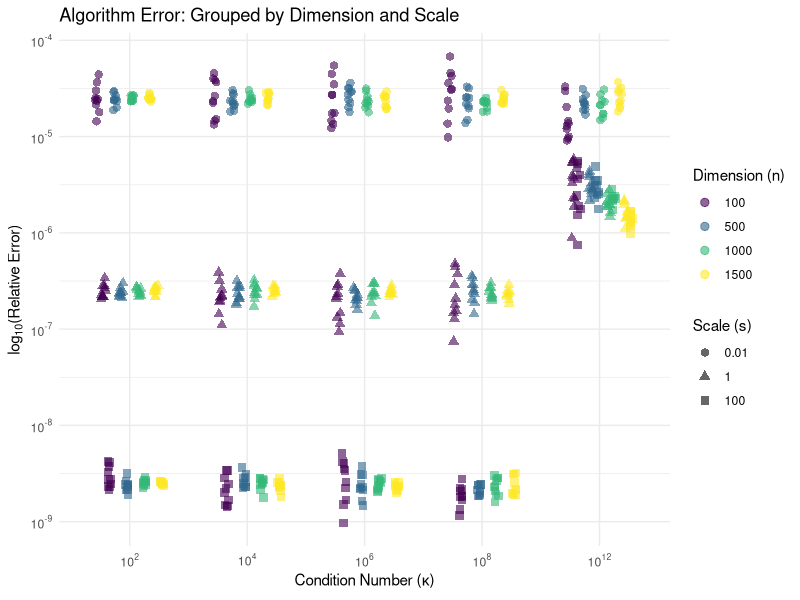
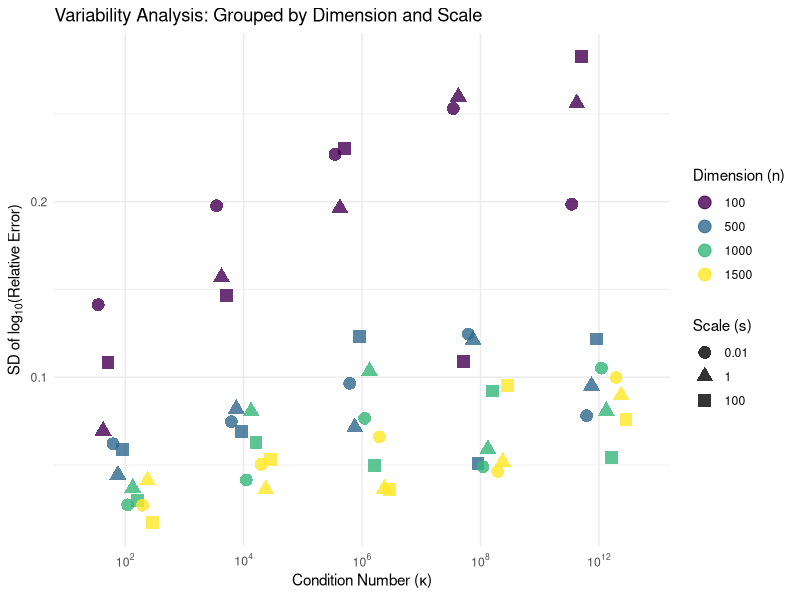
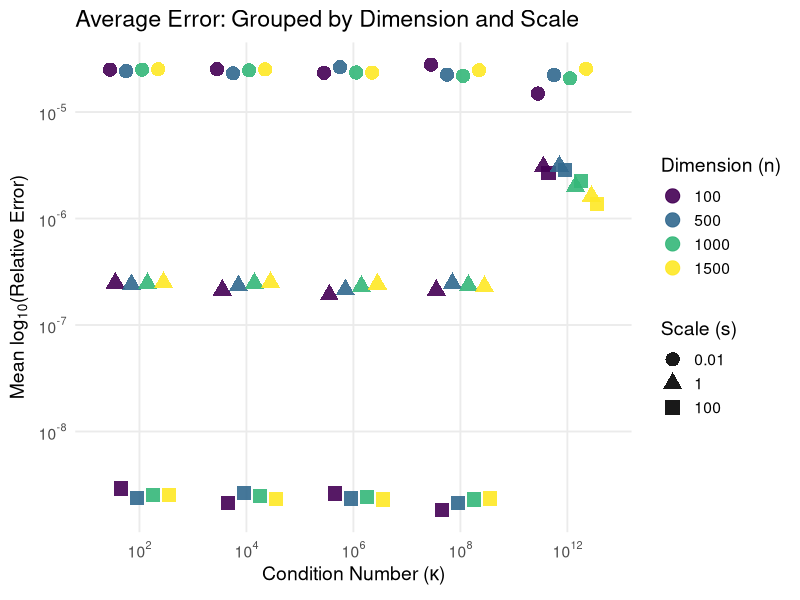
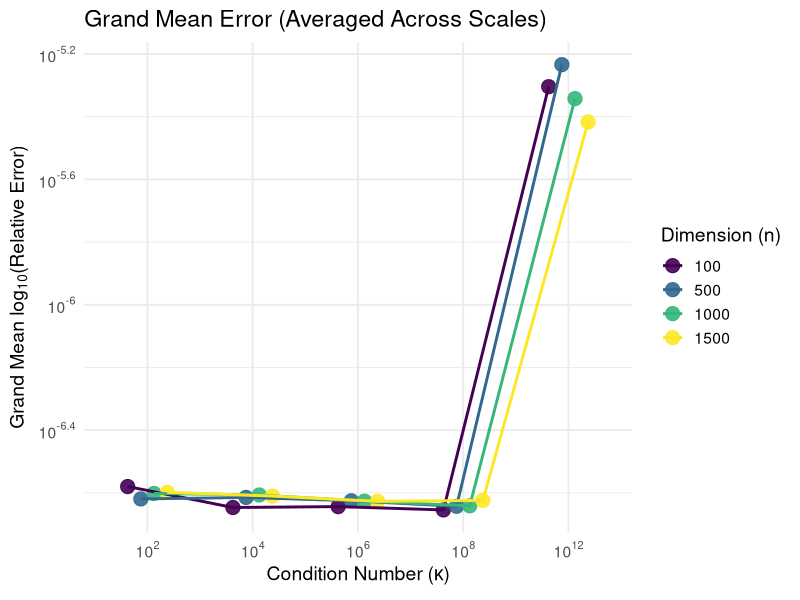
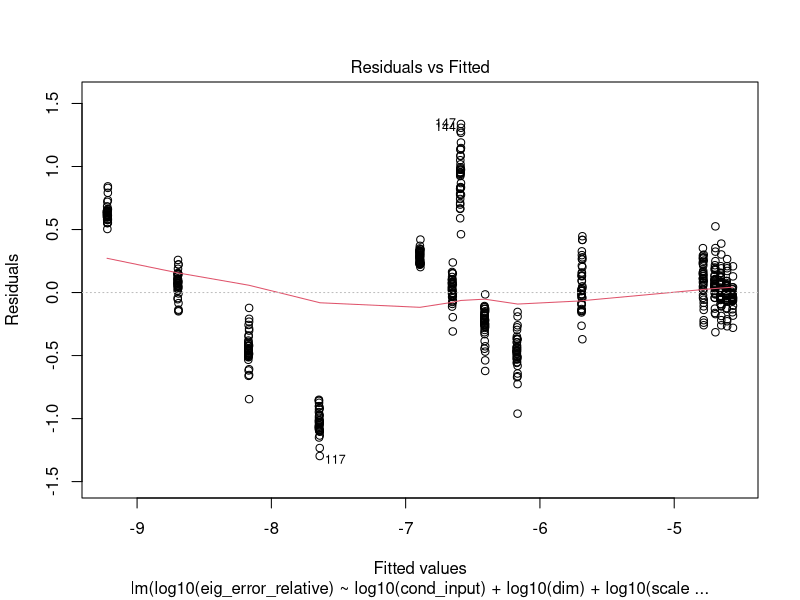
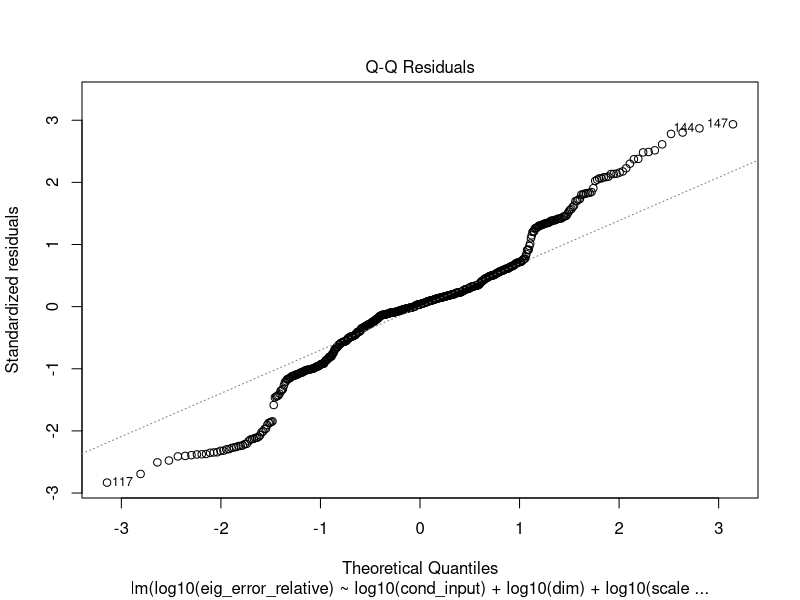
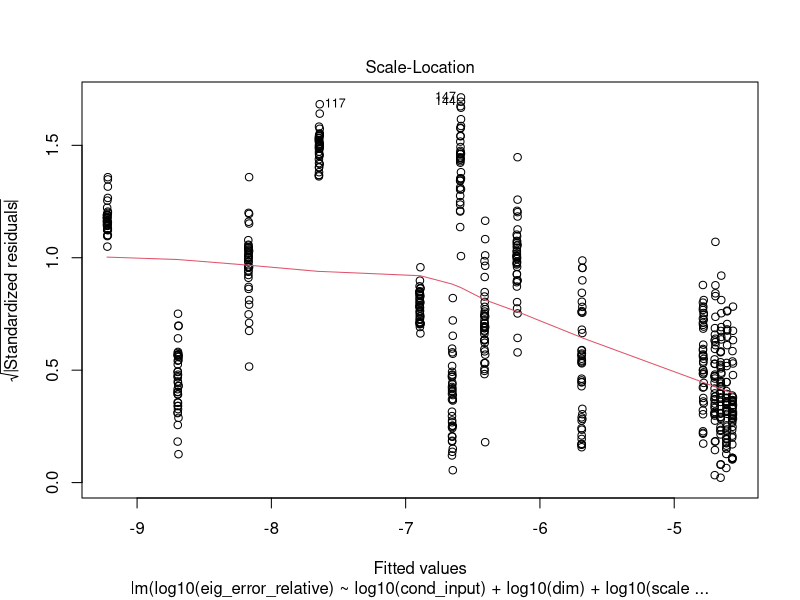
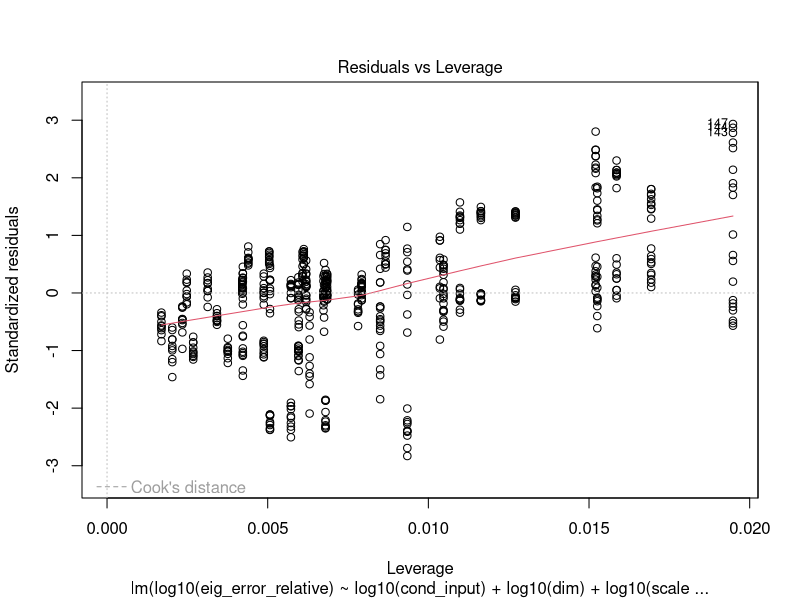

These figures' R source, in order:
library(tidyverse)
library(scales)
library(emmeans)

# Load and prep the data
df <- read_csv("matrix_dataset.csv", show_col_types = FALSE) %>%
  # Filter out any infinite or NA values in our target columns
  filter(is.finite(eig_error_relative), is.finite(cond_input)) %>%
  rename(dim = size) %>%
  mutate(
    # ggplot treats them as discrete categories
    dim_fct = as.factor(dim),
    scale_fct = as.factor(scale),
    scale_label = paste0("Scale (s) = ", scale)
  )

####### Main error plot
p2 <- ggplot(df, aes(x = as.factor(log10(cond_input)), 
                     y = log10(eig_error_relative), 
                     color = dim_fct, shape = scale_fct)) +
  # position_jitterdodge adds randomness inside the dodged columns!
  geom_point(position = position_jitterdodge(jitter.width = 0.15, 
                                             dodge.width = 0.6), 
             size = 2.5, alpha = 0.6) +
  scale_color_viridis_d(option = "viridis") +
  # Format axes to 10^x
  scale_x_discrete(labels = function(x) parse(text=paste0("10^", x))) +
  scale_y_continuous(labels = math_format(10^.x)) +
  labs(
    title = "Algorithm Error: Grouped by Dimension and Scale",
    x = expression("Condition Number (" * kappa * ")"),
    y = expression(log[10] * "(Relative Error)"),
    color = "Dimension (n)", 
    shape = "Scale (s)"
  ) +
  theme_minimal() +
  theme(legend.position = "right")

ggsave("R_error_main_plot.png", plot = p2, width = 10, height = 6, dpi = 300,
       bg = "white")
print(p2)

###### Variability Analysis
# Calculate the standard deviation for each group
df_std <- df %>%
  group_by(cond_input, dim, scale, dim_fct, scale_fct) %>%
  summarise(std_log_error = sd(log10(eig_error_relative)), .groups = 'drop')

p1 <- ggplot(df_std, aes(x = as.factor(log10(cond_input)), y = std_log_error, 
                         color = dim_fct, shape = scale_fct)) +
  # position_dodge neatly separates the shapes side-by-side
  geom_point(position = position_dodge(width = 0.5), size = 4, alpha = 0.8) +
  scale_color_viridis_d(option = "viridis") + 
  # Format the X-axis to show 10^x
  scale_x_discrete(labels = function(x) parse(text=paste0("10^", x))) +
  scale_y_continuous() +
  labs(
    title = "Variability Analysis: Grouped by Dimension and Scale",
    x = expression("Condition Number (" * kappa * ")"),
    y = expression("SD of " * log[10] * "(Relative Error)"),
    color = "Dimension (n)", 
    shape = "Scale (s)"
  ) +
  theme_minimal() +
  theme(legend.position = "right")

ggsave("R_error_std_plot.png", plot = p1, width = 10, height = 6, dpi = 300,
       bg = "white")
print(p1)

# Calculate the standard deviation for each group
df_mean <- df %>%
  group_by(cond_input, dim, scale, dim_fct, scale_fct) %>%
  summarise(mean_log_error = mean(log10(eig_error_relative)), .groups = 'drop')

p_mean <- ggplot(df_mean, aes(x = as.factor(log10(cond_input)), 
                              y = mean_log_error, 
                              color = dim_fct, shape = scale_fct)) +
  # Add the points on top, dodged to align perfectly
  geom_point(position = position_dodge(width = 0.6), size = 4.5, alpha = 0.9) +
  # Enforce the Viridis color scheme
  scale_color_viridis_d(option = "viridis") + 
  # Format the X-axis to show 10^x
  scale_x_discrete(labels = function(x) parse(text=paste0("10^", x))) +
  scale_y_continuous(labels = math_format(10^.x)) +
  labs(
    title = "Average Error: Grouped by Dimension and Scale",
    x = expression("Condition Number (" * kappa * ")"),
    y = expression("Mean " * log[10] * "(Relative Error)"),
    color = "Dimension (n)", 
    shape = "Scale (s)"
  ) +
  theme_minimal(base_size = 14) +
  theme(legend.position = "right",
        panel.grid.minor = element_blank())

ggsave("R_error_mean_plot.png", plot = p_mean, width = 10, height = 6, 
       dpi = 300, bg = "white")
print(p_mean)

# Calculate the Grand Mean and show why it wouldn't be a good choice to do.
# We group by condition number and dimension, completely ignoring the scales.
df_grand_mean <- df_mean %>%
  group_by(cond_input, dim_fct) %>%
  summarise(grand_mean_error = mean(mean_log_error), .groups = 'drop')

p_grand <- ggplot(df_grand_mean, aes(x = as.factor(log10(cond_input)), 
                                     y = grand_mean_error, 
                                     color = dim_fct)) +

  geom_point(position = position_dodge(width = 0.5), size = 4.5, alpha = 0.9) +
  geom_line(aes(group = dim_fct), position = position_dodge(width = 0.5), 
            linewidth = 1) +
  scale_color_viridis_d(option = "viridis") + 
  scale_x_discrete(labels = function(x) parse(text=paste0("10^", x))) +
  scale_y_continuous(labels = math_format(10^.x)) +
  labs(
    title = "Grand Mean Error (Averaged Across Scales)",
    x = expression("Condition Number (" * kappa * ")"),
    y = expression("Grand Mean " * log[10] * "(Relative Error)"),
    color = "Dimension (n)"
  ) +
  theme_minimal(base_size = 14) +
  theme(legend.position = "right")

ggsave("R_flawed_grand_mean_plot.png", plot = p_grand, width = 10, height = 6, 
       dpi = 300, bg = "white")
print(p_grand)

#Fitting ANOVA model for average error
continuous_model <- lm(log10(eig_error_relative) ~ log10(cond_input) 
                       * log10(dim)
                       * log10(scale), data = df)
# upper and lower tell the stepwise specific models list. 
print("=== Running Stepwise Selection: Mean Error Model ===")
final_model <- step(continuous_model, 
                    scope = list(
                      lower = "~ log10(cond_input) + log10(dim) + log10(scale)",
                      upper = "~ log10(cond_input) * log10(dim) * log10(scale)"
                    ) )

print("=== Final Optimized Model ===")
summary(final_model)

#check residuals
plot(final_model)

#Fit the final model to the plot of relative error
pred_grid_cont <- expand.grid(
  cond_input = unique(df$cond_input),
  dim = unique(df$dim),
  scale = unique(df$scale)
) %>%
  mutate(
    dim_fct = as.factor(dim),
    scale_fct = as.factor(scale)
  )

pred_grid_cont$predicted_mean <- predict(final_model, newdata = pred_grid_cont)

p_mean_fit <- ggplot() +
  
  geom_point(data = df, 
             aes(x = as.factor(log10(cond_input)), 
                 y = log10(eig_error_relative), 
                 color = as.factor(dim), shape = as.factor(scale)), 
             position = position_jitterdodge(jitter.width = 0.15, 
                                             dodge.width = 0.6), 
             size = 2.5, alpha = 0.5) +
  
  geom_line(data = pred_grid_cont, 
            aes(x = as.factor(log10(cond_input)), y = predicted_mean, 
                group = interaction(dim_fct, scale_fct), 
                color = dim_fct,
                linetype = scale_fct), 
            linewidth = 1.2) +
  
  scale_color_viridis_d(option = "viridis") + 
  scale_x_discrete(labels = function(x) parse(text=paste0("10^", x))) +
  scale_y_continuous(labels = math_format(10^.x)) +
  labs(
    title = "Continuous Linear Model: Mean Relative Error",
    x = expression("Condition Number (" * kappa * ")"),
    y = expression(log[10] * "(Relative Error)"),
    color = "Dimension (n)", 
    shape = "Scale (s)",      
    linetype = "Scale (s)"
  ) +
  theme_minimal(base_size = 14) +
  theme(legend.position = "right")

ggsave("R_continuous_model_fit.png", plot = p_mean_fit, width = 10, height = 6, 
       dpi = 300, bg = "white")
print(p_mean_fit)

# Stepwise Selection for Variability Analysis
full_std_model <- lm(std_log_error ~ log10(cond_input) * log10(dim) 
                     * log10(scale), data = df_std)

print("=== Running Stepwise Selection: Variability Model ===")
best_std_model <- step(full_std_model, 
                       scope = list(
                         lower = "~ log10(cond_input) + log10(dim) + log10(scale)",
                         upper = "~ log10(cond_input) * log10(dim) * log10(scale)"
                       ))

print("=== Final Optimized Variability Model ===")
summary(best_std_model)

# generate predictions using the selected BEST model
df_std$predicted_std <- predict(best_std_model, newdata = df_std)

plot(best_std_model)

#### Final Variability model 
# Create a grid of all combinations you want to predict
pred_grid <- expand.grid(
  cond_input = unique(df_std$cond_input),
  dim = unique(df_std$dim),
  scale = unique(df_std$scale)
) %>%
  mutate(
    # match the variable names in your 'best_std_model'
    log10_cond = log10(cond_input),
    dim_fct = as.factor(dim),
    scale_fct = as.factor(scale)
  )

pred_grid$predicted_std <- predict(best_std_model, newdata = pred_grid)

p_std_fit <- ggplot() +
  # Layer 1: The raw data (from df_std)
  geom_point(data = df_std, 
             aes(x = as.factor(log10(cond_input)), y = std_log_error, 
                 color = dim_fct, shape = scale_fct), 
             position = position_jitterdodge(jitter.width = 0.15, 
                                             dodge.width = 0.6), 
             size = 4, alpha = 0.5) +
  
  # Layer 2: The model lines (from pred_grid)
  geom_line(data = pred_grid, 
            aes(x = as.factor(log10_cond), y = predicted_std, 
                group = interaction(dim_fct, scale_fct), 
                color = dim_fct, linetype = scale_fct), 
            linewidth = 1.2) +
  
  scale_color_viridis_d(option = "viridis") + 
  scale_x_discrete(labels = function(x) parse(text=paste0("10^", x))) +
  labs(
    title = "Continuous Linear Model: Variability",
    x = expression("Condition Number (" * kappa * ")"),
    y = expression("SD of " * log[10] * "(Relative Error)"),
    color = "Dimension (n)", 
    shape = "Scale (s)",
    linetype = "Scale (s)"
  ) +
  theme_minimal(base_size = 14)

ggsave("R_continuous_var_model_fit.png", plot = p_std_fit, width = 10, 
       height = 6,
       dpi = 300, bg = "white")
print(p_std_fit)

#### Indicator Model 
# Creating a TRUE/FALSE column, treating it as 1 or 0 (dummy variable)
df$is_failure <- ifelse(round(log10(df$cond_input)) == 12, 1, 0)

# The scale behaves differently in condition number 10^12, thus we will
# include the interaction in the model

indicator_model <- lm(log10(eig_error_relative) ~ log10(dim) + 
                        log10(cond_input) * log10(scale) + is_failure + 
                        is_failure:log10(scale), data = df)

print("=== Running Stepwise Selection on Indicator Model ===")
best_indicator_model <- step(indicator_model, direction = "both", 
                             trace = 1)

print("=== Final Optimized Indicator Model ===")
summary(best_indicator_model)

### Graph Indicator model
pred_grid_mean <- expand.grid(
  cond_input = unique(df$cond_input),
  dim = unique(df$dim),
  scale = unique(df$scale)
) %>%
  mutate(
    is_failure = ifelse(round(log10(cond_input)) == 12, 1, 0),
    dim_fct = as.factor(dim),
    scale_fct = as.factor(scale)
  )

pred_grid_mean$predicted_mean <- predict(best_indicator_model, pred_grid_mean)

p_indicator <- ggplot() +
  # THE DOTS: Raw data from 'df'
  geom_point(data = df, 
             aes(x = as.factor(log10(cond_input)), y = eig_error_relative, 
                 color = as.factor(dim), shape = as.factor(scale)), 
             position = position_jitterdodge(jitter.width = 0.15, 
                                             dodge.width = 0.6), 
             size = 2.5, alpha = 0.5) +
  
  # THE MODEL LINES: Structural break lines from 'pred_grid_mean'
  # Mapping both shape and linetype to scale_fct with the same name merges them
  geom_line(data = pred_grid_mean, 
            aes(x = as.factor(log10(cond_input)), y = 10^(predicted_mean), 
                group = interaction(dim_fct, scale_fct), 
                color = dim_fct, linetype = scale_fct), 
            linewidth = 1.2) +
  
  scale_color_viridis_d(option = "viridis") + 
  scale_x_discrete(labels = function(x) parse(text=paste0("10^", x))) +
  scale_y_log10(labels = scales::label_math(10^.x)) +

  labs(
    title = "Structural Break Model: Mean Relative Error",
    x = expression("Condition Number (" * kappa * ")"),
    y = expression(log[10] * "(Relative Error)"),
    color = "Dimension (n)", 
    shape = "Scale (s)",      
    linetype = "Scale (s)"
  ) +
  theme_minimal(base_size = 14) +
  theme(legend.position = "right")

ggsave("Indicator_Model_Plot.png", plot = p_indicator, width = 10, height = 5, 
       bg = "white")
print(p_indicator)

plot(best_indicator_model)
